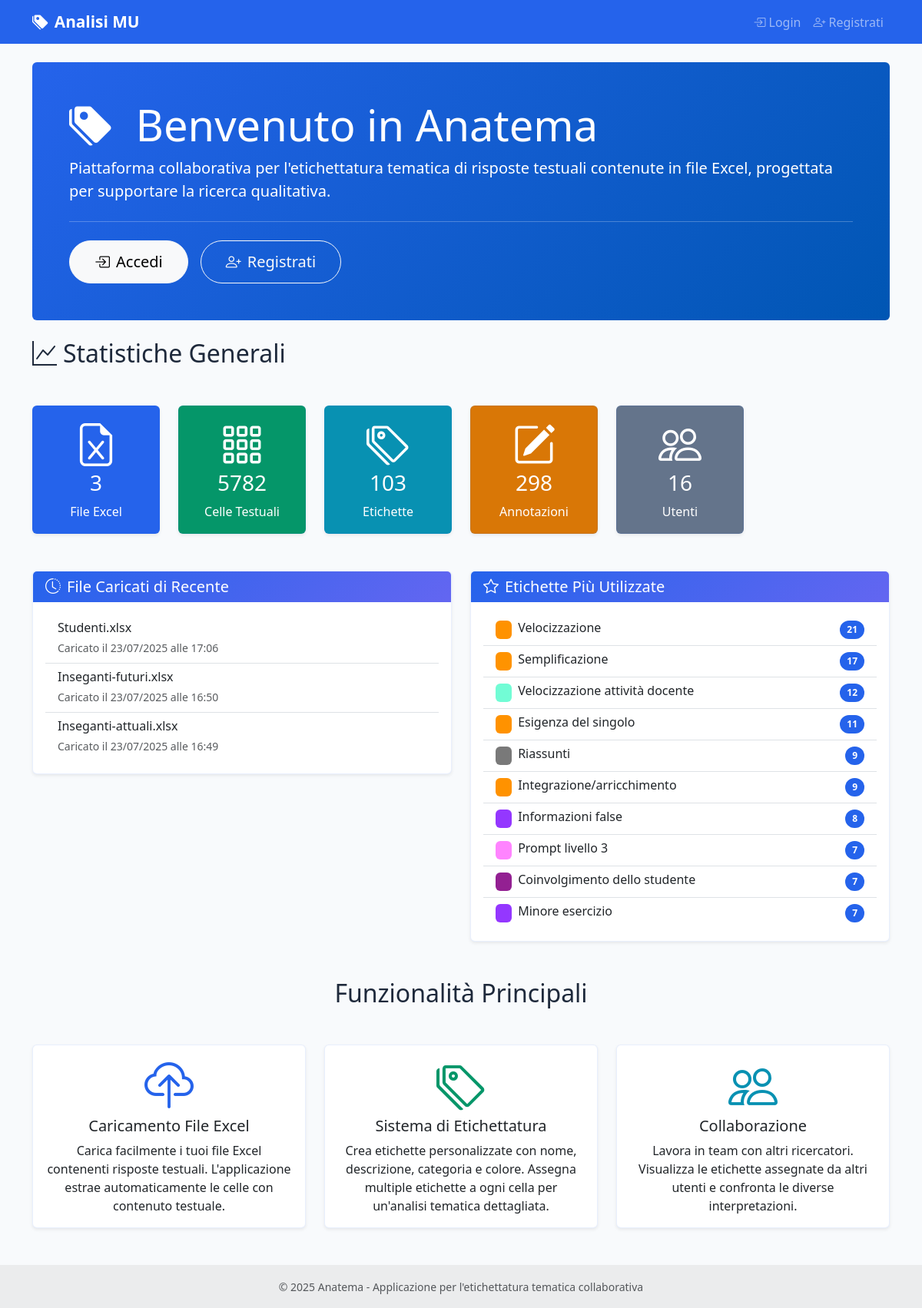
Before: / with the older database file.
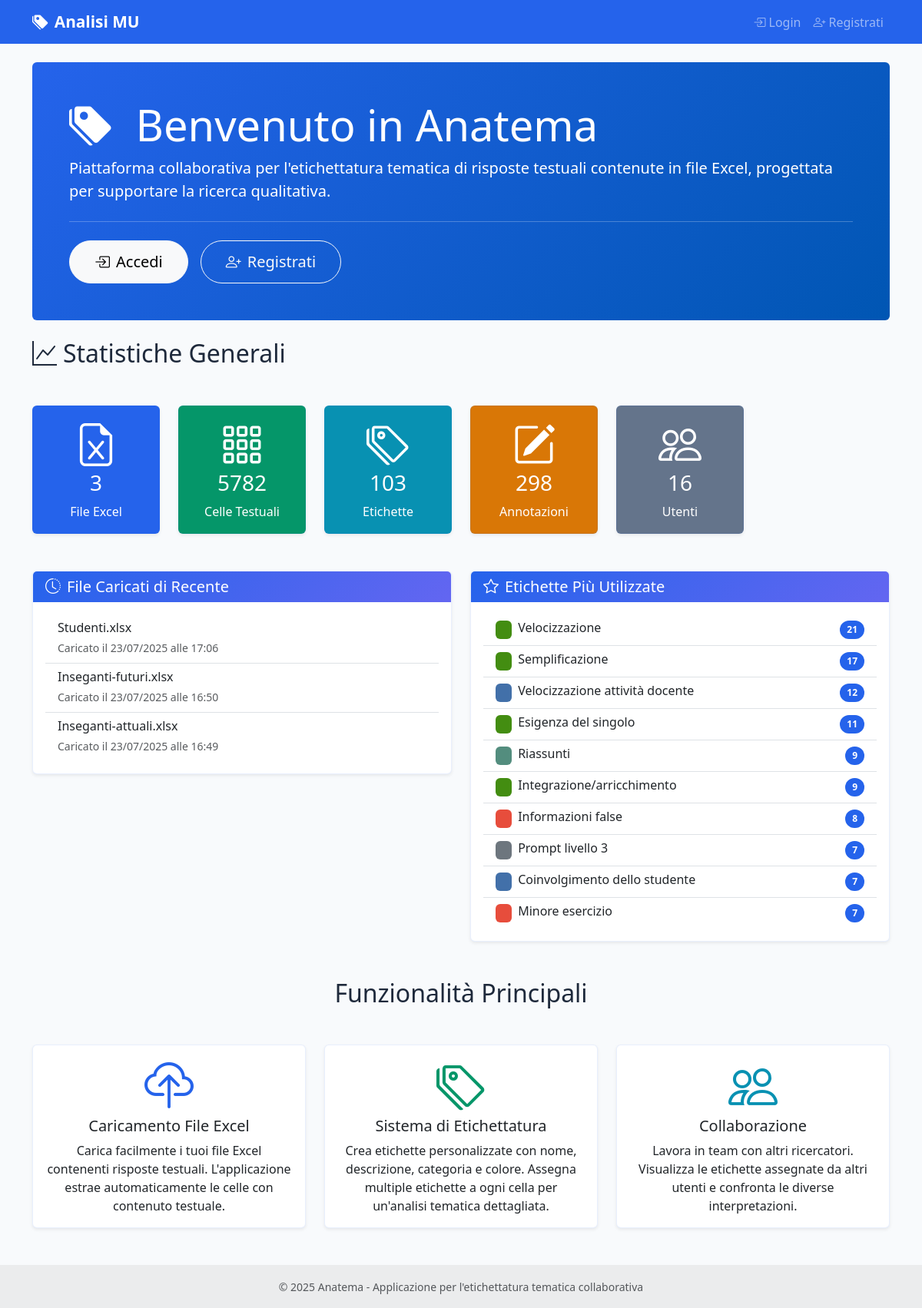
After: the same page with the newer database file.
### models.py (models this page shows, shortened)
class ExcelFile(db.Model):
    id = db.Column(db.Integer, primary_key=True)
    filename = db.Column(db.String(255), nullable=False)
    original_filename = db.Column(db.String(255), nullable=False)
    file_path = db.Column(db.String(500), nullable=False)
    uploaded_by = db.Column(db.Integer, db.ForeignKey('user.id'), nullable=False)
    uploaded_at = db.Column(db.DateTime, default=datetime.utcnow)
    uploader = db.relationship('User', backref='uploaded_files')
    text_cells = db.relationship('TextCell', backref='excel_file', lazy=True, cascade='all, delete-orphan')

class Label(db.Model):
    id = db.Column(db.Integer, primary_key=True)
    name = db.Column(db.String(100), nullable=False, unique=True)
    description = db.Column(db.Text)
    category_id = db.Column(db.Integer, db.ForeignKey('category.id'), nullable=True)
    category = db.Column(db.String(50))  # Manteniamo per compatibilità, sarà deprecato
    color = db.Column(db.String(7), default='#007bff')  # Colore HEX
    is_active = db.Column(db.Boolean, default=True)  # Soft delete
    created_at = db.Column(db.DateTime, default=datetime.utcnow)
    updated_at = db.Column(db.DateTime, default=datetime.utcnow, onupdate=datetime.utcnow)
    annotations = db.relationship('CellAnnotation', backref='label', lazy=True, cascade='all, delete-orphan')
    category_obj = db.relationship('Category', foreign_keys=[category_id], back_populates='labels')
    def get_effective_color(self):
        if self.category_obj and not self.has_custom_color():
            return self.category_obj.get_effective_color()
        return self.color or '#007bff'
    def has_custom_color(self):
        if not self.category_obj:
            return True  # Se non ha categoria, il colore è sempre personalizzato
        return self.color != self.category_obj.color

class Category(db.Model):
    id = db.Column(db.Integer, primary_key=True)
    name = db.Column(db.String(100), nullable=False, unique=True)
    description = db.Column(db.Text)
    color = db.Column(db.String(7), default='#6c757d')  # Colore HEX
    is_active = db.Column(db.Boolean, default=True)  # Soft delete
    created_at = db.Column(db.DateTime, default=datetime.utcnow)
    updated_at = db.Column(db.DateTime, default=datetime.utcnow, onupdate=datetime.utcnow)
    labels = db.relationship('Label', foreign_keys='Label.category_id', back_populates='category_obj')
    def get_effective_color(self):
        return self.color or '#6c757d'

### routes/main.py (the view)
@main_bp.route('/')
def index():
    stats = {
        'total_files': ExcelFile.query.count(),
        'total_cells': TextCell.query.count(),
        'total_labels': Label.query.count(),
        'total_annotations': CellAnnotation.query.count(),
        'total_users': User.query.count()
    }
    recent_files = ExcelFile.query.order_by(ExcelFile.uploaded_at.desc()).limit(5).all()
    popular_labels = db.session.query(
        Label,
        db.func.count(CellAnnotation.id).label('count')
    ).options(db.joinedload(Label.category_obj))\
        .join(CellAnnotation)\
        .group_by(Label.id)\
        .order_by(db.desc('count'))\
        .limit(10)\
        .all()
    return render_template('main/index.html',
                         stats=stats,
                         recent_files=recent_files,
                         popular_labels=popular_labels)

### templates/main/index.html (shortened to what this page needs)
{% extends "base.html" %}
{% block content %}
<div class="row">
    <div class="col-12">
        <div class="jumbotron bg-primary text-white rounded p-5 mb-4">
            <h1 class="display-4">
                <i class="bi bi-tags-fill me-3"></i>
                Benvenuto in Anatema
            </h1>
            <p class="lead">
                Piattaforma collaborativa per l'etichettatura tematica di risposte testuali
                contenute in file Excel, progettata per supportare la ricerca qualitativa.
            </p>
            {% if not current_user.is_authenticated %}
            <hr class="my-4">
            <div class="d-flex gap-3">
                <a class="btn btn-light btn-lg" href="{{ url_for('auth.login') }}" role="button">
                    <i class="bi bi-box-arrow-in-right me-2"></i>Accedi
                </a>
                <a class="btn btn-outline-light btn-lg" href="{{ url_for('auth.register') }}" role="button">
                    <i class="bi bi-person-plus me-2"></i>Registrati
                </a>
            </div>
            {% else %}
            <hr class="my-4">
            <a class="btn btn-light btn-lg" href="{{ url_for('main.dashboard') }}" role="button">
                <i class="bi bi-speedometer2 me-2"></i>Vai alla Dashboard
            </a>
            {% endif %}
        </div>
    </div>
</div>
<div class="row mb-4">
    <div class="col-12">
        <h2 class="mb-4">
            <i class="bi bi-graph-up me-2"></i>Statistiche Generali
        </h2>
    </div>
</div>
<div class="row mb-5">
    <div class="col-md-2">
        <div class="card bg-primary text-white">
            <div class="card-body text-center">
                <i class="bi bi-file-earmark-excel display-4 mb-2"></i>
                <h3 class="card-title">{{ stats.total_files }}</h3>
                <p class="card-text">File Excel</p>
            </div>
        </div>
    </div>
    <div class="col-md-2">
        <div class="card bg-success text-white">
            <div class="card-body text-center">
                <i class="bi bi-grid-3x3-gap display-4 mb-2"></i>
                <h3 class="card-title">{{ stats.total_cells }}</h3>
                <p class="card-text">Celle Testuali</p>
            </div>
        </div>
    </div>
    <div class="col-md-2">
        <div class="card bg-info text-white">
            <div class="card-body text-center">
                <i class="bi bi-tags display-4 mb-2"></i>
                <h3 class="card-title">{{ stats.total_labels }}</h3>
                <p class="card-text">Etichette</p>
            </div>
        </div>
    </div>
    <div class="col-md-2">
        <div class="card bg-warning text-white">
            <div class="card-body text-center">
                <i class="bi bi-pencil-square display-4 mb-2"></i>
                <h3 class="card-title">{{ stats.total_annotations }}</h3>
                <p class="card-text">Annotazioni</p>
            </div>
        </div>
    </div>
    <div class="col-md-2">
        <div class="card bg-secondary text-white">
            <div class="card-body text-center">
                <i class="bi bi-people display-4 mb-2"></i>
                <h3 class="card-title">{{ stats.total_users }}</h3>
                <p class="card-text">Utenti</p>
            </div>
        </div>
    </div>
</div>
<div class="row">
    <div class="col-md-6">
        <div class="card">
            <div class="card-header">
                <h5 class="mb-0">
                    <i class="bi bi-clock-history me-2"></i>File Caricati di Recente
                </h5>
            </div>
            <div class="card-body">
                {% if recent_files %}
                <div class="list-group list-group-flush">
                    {% for file in recent_files %}
                    <div class="list-group-item d-flex justify-content-between align-items-center">
                        <div>
                            <h6 class="mb-1">{{ file.original_filename }}</h6>
                            <small class="text-muted">
                                Caricato il {{ file.uploaded_at.strftime('%d/%m/%Y alle %H:%M') }}
                            </small>
                        </div>
                    </div>
                    {% endfor %}
                </div>
                {% else %}
                <p class="text-muted">Nessun file caricato ancora.</p>
                {% endif %}
            </div>
        </div>
    </div>
    <div class="col-md-6">
        <div class="card">
            <div class="card-header">
                <h5 class="mb-0">
                    <i class="bi bi-star me-2"></i>Etichette Più Utilizzate
                </h5>
            </div>
            <div class="card-body">
                {% if popular_labels %}
                <div class="list-group list-group-flush">
                    {% for label, count in popular_labels %}
                    <div class="list-group-item d-flex justify-content-between align-items-center">
                        <div class="d-flex align-items-center">
                            <span class="badge me-2" style="background-color: {{ label.get_effective_color() }};">
                            </span>
                            <div>
                                <h6 class="mb-1">{{ label.name }}</h6>
                            </div>
                        </div>
                        <span class="badge bg-primary rounded-pill">{{ count }}</span>
                    </div>
                    {% endfor %}
                </div>
                {% else %}
                <p class="text-muted">Nessuna etichetta utilizzata ancora.</p>
                {% endif %}
            </div>
        </div>
    </div>
</div>
{% if not current_user.is_authenticated %}
<div class="row mt-5">
    <div class="col-12">
        <h2 class="text-center mb-5">Funzionalità Principali</h2>
    </div>
</div>
<div class="row mb-5">
    <div class="col-md-4">
        <div class="card h-100">
            <div class="card-body text-center">
                <i class="bi bi-cloud-upload display-3 text-primary mb-3"></i>
                <h5 class="card-title">Caricamento File Excel</h5>
                <p class="card-text">
                    Carica facilmente i tuoi file Excel contenenti risposte testuali.
                    L'applicazione estrae automaticamente le celle con contenuto testuale.
                </p>
            </div>
        </div>
    </div>
    <div class="col-md-4">
        <div class="card h-100">
            <div class="card-body text-center">
                <i class="bi bi-tags display-3 text-success mb-3"></i>
                <h5 class="card-title">Sistema di Etichettatura</h5>
                <p class="card-text">
                    Crea etichette personalizzate con nome, descrizione, categoria e colore.
                    Assegna multiple etichette a ogni cella per un'analisi tematica dettagliata.
                </p>
            </div>
        </div>
    </div>
    <div class="col-md-4">
        <div class="card h-100">
            <div class="card-body text-center">
                <i class="bi bi-people display-3 text-info mb-3"></i>
                <h5 class="card-title">Collaborazione</h5>
                <p class="card-text">
                    Lavora in team con altri ricercatori. Visualizza le etichette assegnate
                    da altri utenti e confronta le diverse interpretazioni.
                </p>
            </div>
        </div>
    </div>
</div>
{% endif %}
{% endblock %}

### templates/base.html (shortened to what this page needs)
<!DOCTYPE html>
<html lang="it">
<head>
    <link href="https://cdn.jsdelivr.net/npm/bootstrap@5.3.0/dist/css/bootstrap.min.css" rel="stylesheet">
    <link href="https://cdn.jsdelivr.net/npm/bootstrap-icons@1.10.0/font/bootstrap-icons.css" rel="stylesheet">
    <link href="{{ url_for('static', filename='css/style.css') }}" rel="stylesheet">
</head>
<body>
    <nav class="navbar navbar-expand-lg navbar-dark bg-primary">
        <div class="container">
            <a class="navbar-brand" href="{{ url_for('main.index') }}">
                <i class="bi bi-tags-fill me-2"></i>Analisi MU
            </a>
            <div class="collapse navbar-collapse" id="navbarNav">
                <ul class="navbar-nav">
                    {% if current_user.is_authenticated %}
                    <li class="nav-item dropdown">
                        <a class="nav-link dropdown-toggle" href="#" id="userDropdown" role="button" data-bs-toggle="dropdown">
                            <i class="bi bi-person-circle me-1"></i>{{ current_user.username }}
                        </a>
                        <ul class="dropdown-menu dropdown-menu-end">
                            <li><a class="dropdown-item" href="{{ url_for('admin.profile') }}">
                                <i class="bi bi-person me-1"></i>Il Mio Profilo
                            </a></li>
                            <li><hr class="dropdown-divider"></li>
                            <li><a class="dropdown-item" href="{{ url_for('auth.logout') }}">
                                <i class="bi bi-box-arrow-right me-1"></i>Logout
                            </a></li>
                        </ul>
                    </li>
                    {% else %}
                    <li class="nav-item">
                        <a class="nav-link" href="{{ url_for('auth.login') }}">
                            <i class="bi bi-box-arrow-in-right me-1"></i>Login
                        </a>
                    </li>
                    <li class="nav-item">
                        <a class="nav-link" href="{{ url_for('auth.register') }}">
                            <i class="bi bi-person-plus me-1"></i>Registrati
                        </a>
                    </li>
                    {% endif %}
                </ul>
            </div>
        </div>
    </nav>
    <main class="container my-4">
        {% block content %}{% endblock %}
    </main>
    <footer class="bg-light text-center text-lg-start mt-5">
        <div class="text-center p-3" style="background-color: rgba(0, 0, 0, 0.05);">
            <small class="text-muted">
                © 2025 Anatema - Applicazione per l'etichettatura tematica collaborativa
            </small>
        </div>
    </footer>
</body>
</html>

### static/css/style.css (style rules this page uses)
:root { --primary-color: #2563eb; --secondary-color: #6366f1; --success-color: #059669; --warning-color: #d97706; --danger-color: #dc2626; --info-color: #0891b2; --light-color: #f8fafc; --dark-color: #1e293b; --accent-color: #7c3aed; --muted-color: #64748b; }
body { font-family: 'Segoe UI', Tahoma, Geneva, Verdana, sans-serif; background-color: var(--light-color); color: var(--dark-color); }
.navbar-brand { font-weight: 600; font-size: 1.3rem; }
.card { border: none; box-shadow: 0 0.125rem 0.25rem rgba(0, 0, 0, 0.075); transition: box-shadow 0.15s ease-in-out; }
.card-header { background: linear-gradient(135deg, var(--primary-color), var(--secondary-color)); color: white; border-bottom: none; font-weight: 600; }
.jumbotron { background: linear-gradient(135deg, var(--primary-color) 0%, #0056b3 100%); }
.btn { border-radius: 50px; font-weight: 500; transition: all 0.2s ease; }
.btn-lg { border-radius: 50px; padding: 0.75rem 2rem; }
.badge { font-size: 0.85em; padding: 0.5em 0.75em; }
.badge { font-weight: 600; font-size: 0.75rem; }
.badge.bg-primary:not([style*="background-color"]), .bg-primary:not([style*="background-color"]) { background-color: var(--primary-color) !important; }
.badge.bg-secondary:not([style*="background-color"]), .bg-secondary:not([style*="background-color"]) { background-color: var(--muted-color) !important; }
.badge.bg-success:not([style*="background-color"]), .bg-success:not([style*="background-color"]) { background-color: var(--success-color) !important; }
.badge.bg-info:not([style*="background-color"]), .bg-info:not([style*="background-color"]) { background-color: var(--info-color) !important; }
.badge.bg-warning:not([style*="background-color"]), .bg-warning:not([style*="background-color"]) { background-color: var(--warning-color) !important; color: white !important; }
.text-primary { color: var(--primary-color) !important; }
.text-success { color: var(--success-color) !important; }
.text-info { color: var(--info-color) !important; }
.card { border: 1px solid rgba(37, 99, 235, 0.1); }
span.badge, .badge { font-weight: 600 !important; }

Changed rows visible on the page:
changed Label "Velocizzazione": color "#ff9200" → "#438d11" (drawn)
changed Label "Semplificazione": color "#ff9300" → "#438d11" (drawn)
changed Label "Velocizzazione attività docente": color "#72fcd5" → "#4270a9" (drawn)
changed Label "Esigenza del singolo": color "#ff9200" → "#438d11" (drawn)
changed Label "Riassunti": color "#797979" → "#538d7e" (drawn)
changed Label "Integrazione/arricchimento": color "#ff9200" → "#438d11" (drawn)
changed Label "Informazioni false": color "#9437ff" → "#e74d3c" (drawn)
changed Label "Prompt livello 3": color "#ff84ff" → "#6d767e" (drawn)
changed Label "Coinvolgimento dello studente": color "#932092" → "#4270a9" (drawn)
changed Label "Minore esercizio": color "#9437ff" → "#e74d3c" (drawn)
